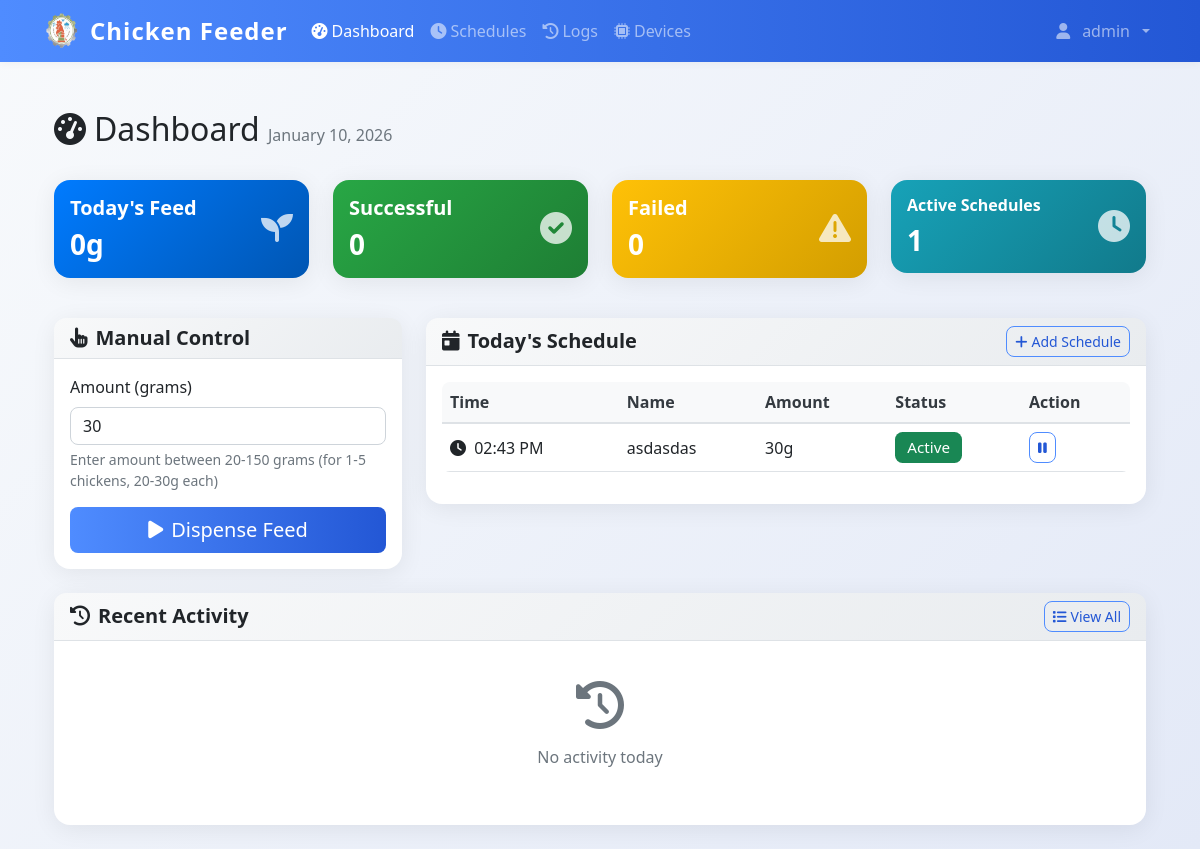
Page /dashboard (signed in) on the earlier database version.
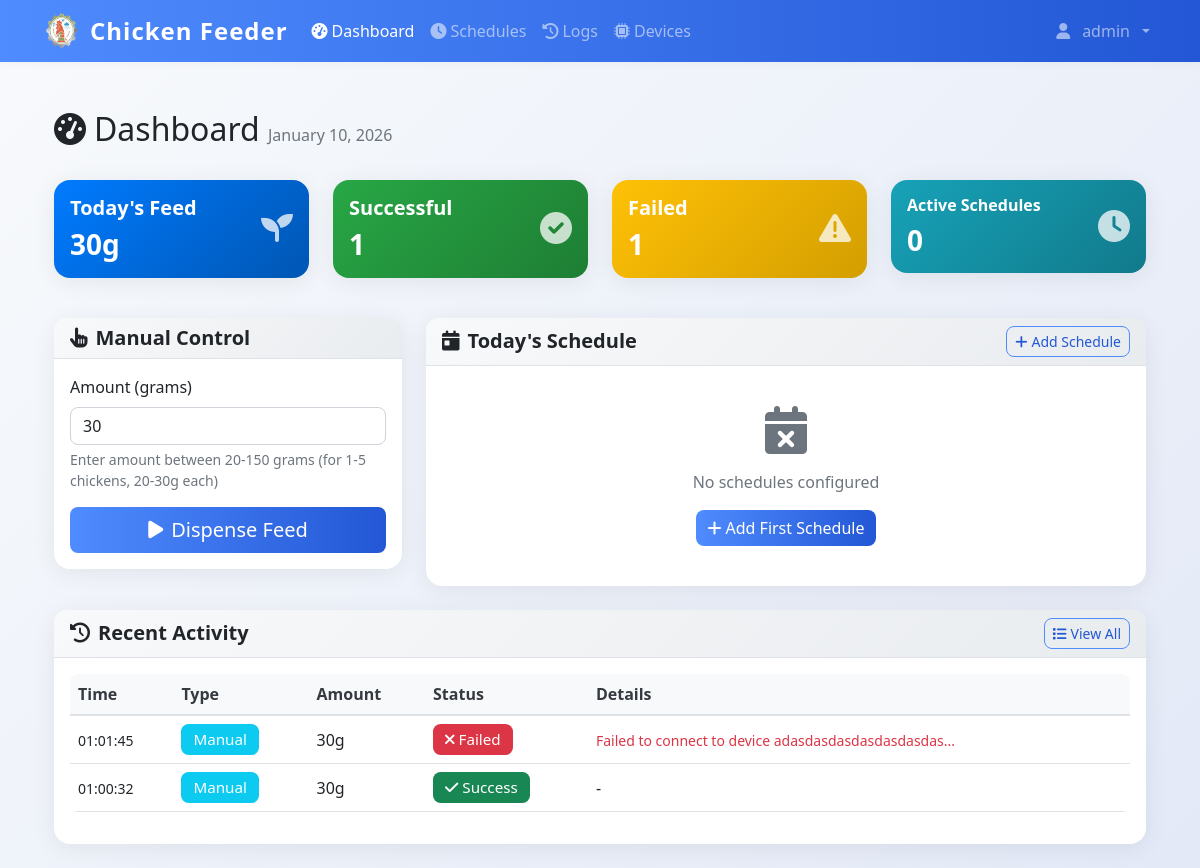
Same page on the later database version.
### models.py (models this page shows)
class User(UserMixin, db.Model):
    id = db.Column(db.Integer, primary_key=True)
    username = db.Column(db.String(80), unique=True, nullable=False)
    email = db.Column(db.String(120), unique=True, nullable=False)
    password_hash = db.Column(db.String(120), nullable=False)
    iot_device_url = db.Column(db.String(255), nullable=True)  # e.g., 'http://192.168.1.100:5000' or 'pi_klei'
    is_admin = db.Column(db.Boolean, default=True)
    created_at = db.Column(db.DateTime, default=datetime.utcnow)

class FeedSchedule(db.Model):
    id = db.Column(db.Integer, primary_key=True)
    name = db.Column(db.String(100), nullable=False)
    feed_time = db.Column(db.Time, nullable=False)
    amount_grams = db.Column(db.Integer, nullable=False)
    is_active = db.Column(db.Boolean, default=True)
    created_by = db.Column(db.Integer, db.ForeignKey('user.id'), nullable=False)
    created_at = db.Column(db.DateTime, default=datetime.utcnow)
    user = db.relationship('User', backref=db.backref('schedules', lazy=True))

class DispenseLog(db.Model):
    id = db.Column(db.Integer, primary_key=True)
    timestamp = db.Column(db.DateTime, default=datetime.utcnow, nullable=False)
    amount_grams = db.Column(db.Integer, nullable=False)
    trigger_type = db.Column(db.String(20), nullable=False)
    schedule_id = db.Column(db.Integer, db.ForeignKey('feed_schedule.id'), nullable=True)
    status = db.Column(db.String(20), default='success')
    error_message = db.Column(db.Text, nullable=True)
    triggered_by = db.Column(db.Integer, db.ForeignKey('user.id'), nullable=True)
    schedule = db.relationship('FeedSchedule', backref=db.backref('dispense_logs', lazy=True))
    user = db.relationship('User', backref=db.backref('dispense_logs', lazy=True))

### app.py (the view)
@app.route('/dashboard', methods=['GET', 'POST'])
@login_required
def dashboard():
    today_schedules = FeedSchedule.query.filter_by(created_by=current_user.id, is_active=True).order_by(FeedSchedule.feed_time).all()
    today_start = datetime.now().replace(hour=0, minute=0, second=0, microsecond=0)
    today_logs = DispenseLog.query.filter(
        DispenseLog.timestamp >= today_start,
        DispenseLog.triggered_by == current_user.id
    ).order_by(DispenseLog.timestamp.desc()).all()
    total_today = sum(log.amount_grams for log in today_logs if log.status == 'success')
    return render_template('dashboard.html',
                         schedules=today_schedules,
                         logs=today_logs,
                         total_today=total_today)

### templates/dashboard.html (shortened to what this page needs)
{% extends "base.html" %}
{% block content %}
<div class="row mb-4">
    <div class="col">
        <h1 class="h2">
            <i class="fas fa-tachometer-alt me-2"></i>Dashboard
            <span class="text-muted fs-6">{{ datetime.now().strftime('%B %d, %Y') }}</span>
        </h1>
    </div>
</div>
<div class="row mb-4">
    <div class="col-md-3 mb-3">
        <div class="card bg-primary text-white">
            <div class="card-body">
                <div class="d-flex justify-content-between">
                    <div>
                        <h5 class="card-title">Today's Feed</h5>
                        <h3 class="mb-0" id="total-today">{{ total_today }}g</h3>
                    </div>
                    <div class="align-self-center">
                        <i class="fas fa-seedling fa-2x opacity-75"></i>
                    </div>
                </div>
            </div>
        </div>
    </div>
    <div class="col-md-3 mb-3">
        <div class="card bg-success text-white">
            <div class="card-body">
                <div class="d-flex justify-content-between">
                    <div>
                        <h5 class="card-title">Successful</h5>
                        <h3 class="mb-0" id="successful-today">{{ logs|selectattr('status', 'equalto', 'success')|list|length }}</h3>
                    </div>
                    <div class="align-self-center">
                        <i class="fas fa-check-circle fa-2x opacity-75"></i>
                    </div>
                </div>
            </div>
        </div>
    </div>
    <div class="col-md-3 mb-3">
        <div class="card bg-warning text-white">
            <div class="card-body">
                <div class="d-flex justify-content-between">
                    <div>
                        <h5 class="card-title">Failed</h5>
                        <h3 class="mb-0" id="failed-today">{{ logs|selectattr('status', 'equalto', 'failure')|list|length }}</h3>
                    </div>
                    <div class="align-self-center">
                        <i class="fas fa-exclamation-triangle fa-2x opacity-75"></i>
                    </div>
                </div>
            </div>
        </div>
    </div>
    <div class="col-md-3 mb-3">
        <div class="card bg-info text-white">
            <div class="card-body">
                <div class="d-flex justify-content-between">
                    <div>
                        <h5 class="card-title fs-6">Active Schedules</h5>
                        <h3 class="mb-0">{{ schedules|selectattr('is_active')|list|length }}</h3>
                    </div>
                    <div class="align-self-center">
                        <i class="fas fa-clock fa-2x opacity-75"></i>
                    </div>
                </div>
            </div>
        </div>
    </div>
</div>
<div class="row">
    <div class="col-lg-4 mb-4">
        <div class="card">
            <div class="card-header">
                <h5 class="card-title mb-0">
                    <i class="fas fa-hand-pointer me-2"></i>Manual Control
                </h5>
            </div>
            <div class="card-body">
                <form id="manual-dispense-form">
                    <div class="mb-3">
                        <label for="amount" class="form-label">Amount (grams)</label>
                        <input type="number" class="form-control" id="amount" min="20" max="150" value="30" required>
                        <div class="form-text">Enter amount between 20-150 grams (for 1-5 chickens, 20-30g each)</div>
                    </div>
                    <div class="d-grid">
                        <button type="submit" class="btn btn-primary btn-lg" id="dispense-btn">
                            <i class="fas fa-play me-2"></i>Dispense Feed
                        </button>
                    </div>
                </form>
            </div>
        </div>
    </div>
    <div class="col-lg-8 mb-4">
        <div class="card">
            <div class="card-header d-flex justify-content-between align-items-center">
                <h5 class="card-title mb-0">
                    <i class="fas fa-calendar-day me-2"></i>Today's Schedule
                </h5>
                <a href="{{ url_for('schedules') }}" class="btn btn-outline-primary btn-sm">
                    <i class="fas fa-plus me-1"></i>Add Schedule
                </a>
            </div>
            <div class="card-body">
                {% if schedules %}
                <div class="table-responsive">
                    <table class="table table-hover">
                        <thead>
                            <tr>
                                <th>Time</th>
                                <th>Name</th>
                                <th>Amount</th>
                                <th>Status</th>
                                <th>Action</th>
                            </tr>
                        </thead>
                        <tbody>
                            {% for schedule in schedules %}
                            <tr>
                                <td>
                                    <i class="fas fa-clock me-1"></i>
                                    {{ schedule.feed_time.strftime('%I:%M %p') }}
                                </td>
                                <td>{{ schedule.name }}</td>
                                <td>{{ schedule.amount_grams }}g</td>
                                <td>
                                    {% if schedule.is_active %}
                                        <span class="badge bg-success">Active</span>
                                    {% else %}
                                        <span class="badge bg-secondary">Inactive</span>
                                    {% endif %}
                                </td>
                                <td>
                                    <button class="btn btn-sm btn-outline-primary"
                                            onclick="toggleSchedule({{ schedule.id }})">
                                        {% if schedule.is_active %}
                                            <i class="fas fa-pause"></i>
                                        {% else %}
                                            <i class="fas fa-play"></i>
                                        {% endif %}
                                    </button>
                                </td>
                            </tr>
                            {% endfor %}
                        </tbody>
                    </table>
                </div>
                {% else %}
                <div class="text-center text-muted py-4">
                    <i class="fas fa-calendar-times fa-3x mb-3"></i>
                    <p>No schedules configured</p>
                    <a href="{{ url_for('add_schedule') }}" class="btn btn-primary">
                        <i class="fas fa-plus me-1"></i>Add First Schedule
                    </a>
                </div>
                {% endif %}
            </div>
        </div>
    </div>
</div>
<div class="row">
    <div class="col-12">
        <div class="card">
            <div class="card-header d-flex justify-content-between align-items-center">
                <h5 class="card-title mb-0">
                    <i class="fas fa-history me-2"></i>Recent Activity
                </h5>
                <a href="{{ url_for('logs') }}" class="btn btn-outline-primary btn-sm">
                    <i class="fas fa-list me-1"></i>View All
                </a>
            </div>
            <div class="card-body">
                {% if logs %}
                <div class="table-responsive">
                    <table class="table table-hover">
                        <thead>
                            <tr>
                                <th>Time</th>
                                <th>Type</th>
                                <th>Amount</th>
                                <th>Status</th>
                                <th>Details</th>
                            </tr>
                        </thead>
                        <tbody>
                            {% for log in logs[:10] %}
                            <tr>
                                <td>
                                    <small>{{ log.timestamp.strftime('%H:%M:%S') }}</small>
                                </td>
                                <td>
                                    {% if log.trigger_type == 'manual' %}
                                        <span class="badge bg-info">Manual</span>
                                    {% else %}
                                        <span class="badge bg-primary">Scheduled</span>
                                    {% endif %}
                                </td>
                                <td>{{ log.amount_grams }}g</td>
                                <td>
                                    {% if log.status == 'success' %}
                                        <span class="badge bg-success">
                                            <i class="fas fa-check me-1"></i>Success
                                        </span>
                                    {% else %}
                                        <span class="badge bg-danger">
                                            <i class="fas fa-times me-1"></i>Failed
                                        </span>
                                    {% endif %}
                                </td>
                                <td>
                                    {% if log.schedule %}
                                        {{ log.schedule.name }}
                                    {% elif log.error_message %}
                                        <small class="text-danger">{{ log.error_message[:50] }}...</small>
                                    {% else %}
                                        -
                                    {% endif %}
                                </td>
                            </tr>
                            {% endfor %}
                        </tbody>
                    </table>
                </div>
                {% else %}
                <div class="text-center text-muted py-4">
                    <i class="fas fa-history fa-3x mb-3"></i>
                    <p>No activity today</p>
                </div>
                {% endif %}
            </div>
        </div>
    </div>
</div>
{% endblock %}

### templates/base.html (shortened to what this page needs)
<!DOCTYPE html>
<html lang="en">
<head>
    <link href="https://cdn.jsdelivr.net/npm/bootstrap@5.1.3/dist/css/bootstrap.min.css" rel="stylesheet">
    <link href="https://cdnjs.cloudflare.com/ajax/libs/font-awesome/6.0.0/css/all.min.css" rel="stylesheet">
    <link href="{{ url_for('static', filename='css/style.css') }}" rel="stylesheet">
</head>
<body>
    {% if current_user.is_authenticated %}
    <nav class="navbar navbar-expand-lg navbar-dark bg-primary">
        <div class="container">
            <div class="d-flex align-items-center gap-2">
                <img src="{{ url_for('static', filename='img/chicken-logo.png') }}" alt="Logo" style="width:40px;height:40px;" >
                <a class="navbar-brand" href="{{ url_for('dashboard') }}">
                   Chicken Feeder
                </a>
            </div>
            <div class="collapse navbar-collapse" id="navbarNav">
                <ul class="navbar-nav me-auto">
                    <li class="nav-item">
                        <a class="nav-link {% if request.endpoint == 'dashboard' %}active{% endif %}"
                           href="{{ url_for('dashboard') }}">
                            <i class="fas fa-tachometer-alt me-1"></i>Dashboard
                        </a>
                    </li>
                    <li class="nav-item">
                        <a class="nav-link {% if request.endpoint in ['schedules', 'add_schedule'] %}active{% endif %}"
                           href="{{ url_for('schedules') }}">
                            <i class="fas fa-clock me-1"></i>Schedules
                        </a>
                    </li>
                    <li class="nav-item">
                        <a class="nav-link {% if request.endpoint == 'logs' %}active{% endif %}"
                           href="{{ url_for('logs') }}">
                            <i class="fas fa-history me-1"></i>Logs
                        </a>
                    </li>
                    <li class="nav-item">
                        <a class="nav-link {% if request.endpoint in ['devices', 'add_device'] %}active{% endif %}"
                           href="{{ url_for('devices') }}">
                            <i class="fas fa-microchip me-1"></i>Devices
                        </a>
                    </li>
                </ul>
                <ul class="navbar-nav">
                    <li class="nav-item dropdown">
                        <a class="nav-link dropdown-toggle d-flex align-items-center gap-2" href="#" id="navbarDropdown" role="button"
                           data-bs-toggle="dropdown" aria-expanded="false">
                            <i class="fas fa-user me-1 "></i>{{ current_user.username }}
                        </a>
                    </li>
                </ul>
            </div>
        </div>
    </nav>
    {% endif %}
    <main class="container align-items-center mt-4 p-4">
        {% block content %}{% endblock %}
    </main>
</body>
</html>

Differences in the rows shown:
removed FeedSchedule: feed_time "02:43 PM", name "asdasdas", amount_grams "30", is_active "Active"
added DispenseLog: timestamp "01:01:45", trigger_type "Manual", amount_grams "30", status "failure" (drawn), error_message "Failed to connect to device adasdasdasdasdasdasdas"
added DispenseLog: timestamp "01:00:32", trigger_type "Manual", amount_grams "30", status "success" (drawn)
Other differences:
{{ total_today }}: "0" → "30"
{{ logs|selectattr('status', 'equalto', 'success')|list|length }}: "0" → "1"
{{ logs|selectattr('status', 'equalto', 'failure')|list|length }}: "0" → "1"
{{ schedules|selectattr('is_active')|list|length }}: "1" → "0"
text no longer shown: "Name Action No activity today"
text now shown: "No schedules configured Add First Schedule Type Details"
